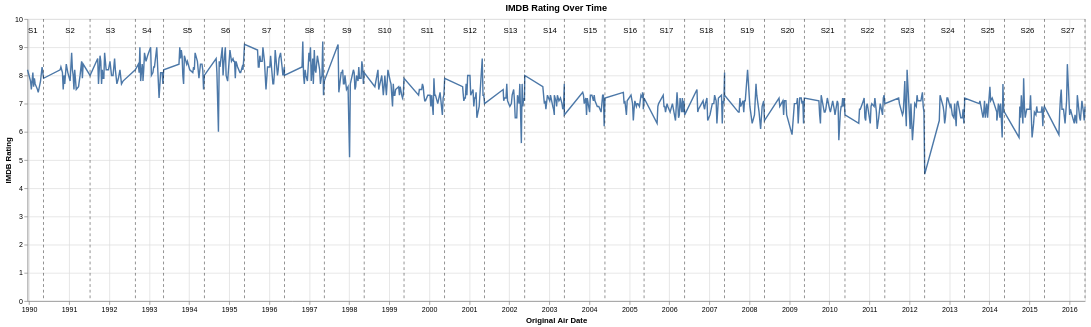

This figure's notebook cell:
### Markdown cell above
# Q1 How have the ratings evolved over time?

### Code cell
line_chart = alt.Chart(df2).mark_line().encode(
    x=alt.X('original_air_date:T', title='Original Air Date'),
    y=alt.Y('imdb_rating:Q', title='IMDB Rating')
).properties(
    title='IMDB Rating Over Time'
)

season_finals = df2[df2['is_last_episode'] == 1].copy()
limit_bounds = alt.Chart(season_finals).mark_rule(color='black', strokeDash=[4, 4], opacity=0.6).encode(
    x=alt.X('original_air_date:T'),
    tooltip=[alt.Tooltip('season:N', title='Season')]
 )

season_ranges = (
    df2.groupby('season', as_index=False)
       .agg(
           start_date=('original_air_date', 'min'),
           end_date=('original_air_date', 'max')
       )
)
season_ranges['end_date'] = pd.to_datetime(season_ranges['end_date'])
season_ranges['start_date'] = pd.to_datetime(season_ranges['start_date'])
season_ranges['mid_date'] = season_ranges['start_date'] + (season_ranges['end_date'] - season_ranges['start_date']) / 3
season_ranges['label_y'] = df2['imdb_rating'].max() * 1.03
season_ranges['season_label'] = 'S' + season_ranges['season'].astype(str)

season_labels = alt.Chart(season_ranges).mark_text(
    dy=-4,
    color='black',
    fontSize=11
).encode(
    x=alt.X('mid_date:T'),
    y=alt.Y('label_y:Q'),
    text=alt.Text('season_label:N', title='Season')
)

chart = line_chart + limit_bounds + season_labels
chart.properties(width=1500, height=400)

### Figure 1 — Vega-Lite specification as saved in the notebook (floating-point values rounded to 4 significant figures; data arrays with more than 128 entries replaced by an {"elided": "..."} marker saying what was removed)
{"config": {"view": {"continuousWidth": 300, "continuousHeight": 300}}, "layer": [{"data": {"name": "data-c193e4284ca5af2801dfe3f252265c71"}, "mark": {"type": "line"}, "encoding": {"x": {"field": "original_air_date", "title": "Original Air Date", "type": "temporal"}, "y": {"field": "imdb_rating", "title": "IMDB Rating", "type": "quantitative"}}, "title": "IMDB Rating Over Time"}, {"data": {"name": "data-5cfd1837278dca078b207895d304a295"}, "mark": {"type": "rule", "color": "black", "opacity": 0.6, "strokeDash": [4, 4]}, "encoding": {"tooltip": [{"field": "season", "title": "Season", "type": "nominal"}], "x": {"field": "original_air_date", "type": "temporal"}}}, {"data": {"name": "data-b928d8ca5c51030fa3145bdc1a4c596e"}, "mark": {"type": "text", "color": "black", "dy": -4, "fontSize": 11}, "encoding": {"text": {"field": "season_label", "title": "Season", "type": "nominal"}, "x": {"field": "mid_date", "type": "temporal"}, "y": {"field": "label_y", "type": "quantitative"}}}], "height": 400, "width": 1500, "$schema": "https://vega.github.io/schema/vega-lite/v5.20.1.json", "datasets": {"data-c193e4284ca5af2801dfe3f252265c71": {"elided": "596 records"}, "data-5cfd1837278dca078b207895d304a295": [{"season": 2, "number_in_season": 22, "number_in_series": 35, "original_air_date": "1991-07-11", "day_aired": "Thursday", "imdb_rating": 8.0, "us_viewers_in_millions": 17.3, "title": "Blood Feud", "is_last_episode": 1}, {"season": 7, "number_in_season": 25, "number_in_series": 153, "original_air_date": "1996-05-19", "day_aired": "Sunday", "imdb_rating": 8.3, "us_viewers_in_millions": 14.7, "title": "Summer of 4 Ft. 2", "is_last_episode": 1}, {"season": 8, "number_in_season": 25, "number_in_series": 178, "original_air_date": "1997-05-18", "day_aired": "Sunday", "imdb_rating": 7.8, "us_viewers_in_millions": 12.7, "title": "The Secret War of Lisa Simpson", "is_last_episode": 1}, {"season": 9, "number_in_season": 25, "number_in_series": 203, "original_air_date": "1998-05-17", "day_aired": "Sunday", "imdb_rating": 8.1, "us_viewers_in_millions": 8.6, "title": "Natural Born Kissers", "is_last_episode": 1}, {"season": 10, "number_in_season": 23, "number_in_series": 226, "original_air_date": "1999-05-16", "day_aired": "Sunday", "imdb_rating": 7.9, "us_viewers_in_millions": 8.0, "title": "Thirty Minutes over Tokyo", "is_last_episode": 1}, {"season": 14, "number_in_season": 22, "number_in_series": 313, "original_air_date": "2003-05-18", "day_aired": "Sunday", "imdb_rating": 7.7, "us_viewers_in_millions": 13.44, "title": "Moe Baby Blues", "is_last_episode": 1}, {"season": 15, "number_in_season": 22, "number_in_series": 335, "original_air_date": "2004-05-23", "day_aired": "Sunday", "imdb_rating": 7.2, "us_viewers_in_millions": 9.2, "title": "Fraudcast News", "is_last_episode": 1}, {"season": 21, "number_in_season": 23, "number_in_series": 464, "original_air_date": "2010-05-23", "day_aired": "Sunday", "imdb_rating": 6.6, "us_viewers_in_millions": 5.74, "title": "Judge Me Tender", "is_last_episode": 1}, {"season": 23, "number_in_season": 22, "number_in_series": 508, "original_air_date": "2012-05-20", "day_aired": "Sunday", "imdb_rating": 4.5, "us_viewers_in_millions": 4.82, "title": "Lisa Goes Gaga", "is_last_episode": 1}, {"season": 25, "number_in_season": 22, "number_in_series": 552, "original_air_date": "2014-05-18", "day_aired": "Sunday", "imdb_rating": 6.7, "us_viewers_in_millions": 3.28, "title": "The Yellow Badge of Cowardge", "is_last_episode": 1}, {"season": 1, "number_in_season": 13, "number_in_series": 13, "original_air_date": "1990-05-13", "day_aired": "Sunday", "imdb_rating": 7.9, "us_viewers_in_millions": 27.1, "title": "Some Enchanted Evening", "is_last_episode": 1}, {"season": 4, "number_in_season": 22, "number_in_series": 81, "original_air_date": "1993-05-13", "day_aired": "Thursday", "imdb_rating": 8.2, "us_viewers_in_millions": 19.4, "title": "Krusty Gets Kancelled", "is_last_episode": 1}, {"season": 5, "number_in_season": 22, "number_in_series": 103, "original_air_date": "1994-05-19", "day_aired": "Thursday", "imdb_rating": 8.0, "us_viewers_in_millions": 15.6, "title": "Secrets of a Successful Marriage", "is_last_episode": 1}, {"season": 11, "number_in_season": 22, "number_in_series": 248, "original_air_date": "2000-05-21", "day_aired": "Sunday", "imdb_rating": 7.9, "us_viewers_in_millions": 8.3, "title": "Behind the Laughter", "is_last_episode": 1}, {"season": 12, "number_in_season": 21, "number_in_series": 269, "original_air_date": "2001-05-20", "day_aired": "Sunday", "imdb_rating": 7.0, "us_viewers_in_millions": 13.4, "title": "Simpsons Tall Tales", "is_last_episode": 1}, {"season": 17, "number_in_season": 22, "number_in_series": 378, "original_air_date": "2006-05-21", "day_aired": "Sunday", "imdb_rating": 6.6, "us_viewers_in_millions": 8.23, "title": "Marge and Homer Turn a Couple Play", "is_last_episode": 1}, {"season": 19, "number_in_season": 20, "number_in_series": 420, "original_air_date": "2008-05-18", "day_aired": "Sunday", "imdb_rating": 6.4, "us_viewers_in_millions": 6.11, "title": "All About Lisa", "is_last_episode": 1}, {"season": 18, "number_in_season": 22, "number_in_series": 400, "original_air_date": "2007-05-20", "day_aired": "Sunday", "imdb_rating": 7.3, "us_viewers_in_millions": 9.8, "title": "You Kent Always Say What You Want", "is_last_episode": 1}, {"season": 24, "number_in_season": 22, "number_in_series": 530, "original_air_date": "2013-05-19", "day_aired": "Sunday", "imdb_rating": 7.0, "us_viewers_in_millions": 4.52, "title": "Dangers on a Train", "is_last_episode": 1}, {"season": 26, "number_in_season": 22, "number_in_series": 574, "original_air_date": "2015-05-17", "day_aired": "Sunday", "imdb_rating": 6.9, "us_viewers_in_millions": 2.82, "title": "Mathlete's Feat", "is_last_episode": 1}, {"season": 3, "number_in_season": 24, "number_in_series": 59, "original_air_date": "1992-08-27", "day_aired": "Thursday", "imdb_rating": 8.2, "us_viewers_in_millions": 17.2, "title": "Brother, Can You Spare Two Dimes?", "is_last_episode": 1}, {"season": 6, "number_in_season": 25, "number_in_series": 128, "original_air_date": "1995-05-21", "day_aired": "Sunday", "imdb_rating": 9.1, "us_viewers_in_millions": 15.0, "title": "Who Shot Mr. Burns? (Part One)", "is_last_episode": 1}, {"season": 13, "number_in_season": 22, "number_in_series": 291, "original_air_date": "2002-05-22", "day_aired": "Wednesday", "imdb_rating": 8.0, "us_viewers_in_millions": 8.2, "title": "Poppa's Got a Brand New Badge", "is_last_episode": 1}, {"season": 20, "number_in_season": 21, "number_in_series": 441, "original_air_date": "2009-05-17", "day_aired": "Sunday", "imdb_rating": 7.2, "us_viewers_in_millions": 5.86, "title": "Coming to Homerica", "is_last_episode": 1}, {"season": 27, "number_in_season": 22, "number_in_series": 596, "original_air_date": "2016-05-22", "day_aired": "Sunday", "imdb_rating": 6.9, "us_viewers_in_millions": 2.54, "title": "Orange Is the New Yellow", "is_last_episode": 1}, {"season": 16, "number_in_season": 21, "number_in_series": 356, "original_air_date": "2005-05-15", "day_aired": "Sunday", "imdb_rating": 7.2, "us_viewers_in_millions": 9.69, "title": "The Father, the Son, and the Holy Guest Star", "is_last_episode": 1}, {"season": 22, "number_in_season": 22, "number_in_series": 486, "original_air_date": "2011-05-22", "day_aired": "Sunday", "imdb_rating": 7.0, "us_viewers_in_millions": 5.25, "title": "The Ned-Liest Catch", "is_last_episode": 1}], "data-b928d8ca5c51030fa3145bdc1a4c596e": [{"season": 1, "start_date": "1989-12-17T00:00:00", "end_date": "1990-05-13T00:00:00", "mid_date": "1990-02-04T00:00:00", "label_y": 9.476, "season_label": "S1"}, {"season": 2, "start_date": "1990-10-11T00:00:00", "end_date": "1991-07-11T00:00:00", "mid_date": "1991-01-10T00:00:00", "label_y": 9.476, "season_label": "S2"}, {"season": 3, "start_date": "1991-09-19T00:00:00", "end_date": "1992-08-27T00:00:00", "mid_date": "1992-01-11T08:00:00", "label_y": 9.476, "season_label": "S3"}, {"season": 4, "start_date": "1992-09-24T00:00:00", "end_date": "1993-05-13T00:00:00", "mid_date": "1992-12-10T00:00:00", "label_y": 9.476, "season_label": "S4"}, {"season": 5, "start_date": "1993-09-30T00:00:00", "end_date": "1994-05-19T00:00:00", "mid_date": "1993-12-16T00:00:00", "label_y": 9.476, "season_label": "S5"}, {"season": 6, "start_date": "1994-09-04T00:00:00", "end_date": "1995-05-21T00:00:00", "mid_date": "1994-11-29T08:00:00", "label_y": 9.476, "season_label": "S6"}, {"season": 7, "start_date": "1995-09-17T00:00:00", "end_date": "1996-05-19T00:00:00", "mid_date": "1995-12-07T16:00:00", "label_y": 9.476, "season_label": "S7"}, {"season": 8, "start_date": "1996-10-27T00:00:00", "end_date": "1997-05-18T00:00:00", "mid_date": "1997-01-02T16:00:00", "label_y": 9.476, "season_label": "S8"}, {"season": 9, "start_date": "1997-09-21T00:00:00", "end_date": "1998-05-17T00:00:00", "mid_date": "1997-12-09T08:00:00", "label_y": 9.476, "season_label": "S9"}, {"season": 10, "start_date": "1998-08-23T00:00:00", "end_date": "1999-05-16T00:00:00", "mid_date": "1998-11-19T16:00:00", "label_y": 9.476, "season_label": "S10"}, {"season": 11, "start_date": "1999-09-26T00:00:00", "end_date": "2000-05-21T00:00:00", "mid_date": "1999-12-14T08:00:00", "label_y": 9.476, "season_label": "S11"}, {"season": 12, "start_date": "2000-11-01T00:00:00", "end_date": "2001-05-20T00:00:00", "mid_date": "2001-01-06T16:00:00", "label_y": 9.476, "season_label": "S12"}, {"season": 13, "start_date": "2001-11-06T00:00:00", "end_date": "2002-05-22T00:00:00", "mid_date": "2002-01-10T16:00:00", "label_y": 9.476, "season_label": "S13"}, {"season": 14, "start_date": "2002-11-03T00:00:00", "end_date": "2003-05-18T00:00:00", "mid_date": "2003-01-07T08:00:00", "label_y": 9.476, "season_label": "S14"}, {"season": 15, "start_date": "2003-11-02T00:00:00", "end_date": "2004-05-23T00:00:00", "mid_date": "2004-01-08T16:00:00", "label_y": 9.476, "season_label": "S15"}, {"season": 16, "start_date": "2004-11-07T00:00:00", "end_date": "2005-05-15T00:00:00", "mid_date": "2005-01-09T00:00:00", "label_y": 9.476, "season_label": "S16"}, {"season": 17, "start_date": "2005-09-11T00:00:00", "end_date": "2006-05-21T00:00:00", "mid_date": "2005-12-04T00:00:00", "label_y": 9.476, "season_label": "S17"}, {"season": 18, "start_date": "2006-09-10T00:00:00", "end_date": "2007-05-20T00:00:00", "mid_date": "2006-12-03T00:00:00", "label_y": 9.476, "season_label": "S18"}, {"season": 19, "start_date": "2007-09-23T00:00:00", "end_date": "2008-05-18T00:00:00", "mid_date": "2007-12-11T08:00:00", "label_y": 9.476, "season_label": "S19"}, {"season": 20, "start_date": "2008-09-28T00:00:00", "end_date": "2009-05-17T00:00:00", "mid_date": "2008-12-14T00:00:00", "label_y": 9.476, "season_label": "S20"}, {"season": 21, "start_date": "2009-09-27T00:00:00", "end_date": "2010-05-23T00:00:00", "mid_date": "2009-12-15T08:00:00", "label_y": 9.476, "season_label": "S21"}, {"season": 22, "start_date": "2010-09-26T00:00:00", "end_date": "2011-05-22T00:00:00", "mid_date": "2010-12-14T08:00:00", "label_y": 9.476, "season_label": "S22"}, {"season": 23, "start_date": "2011-09-25T00:00:00", "end_date": "2012-05-20T00:00:00", "mid_date": "2011-12-13T08:00:00", "label_y": 9.476, "season_label": "S23"}, {"season": 24, "start_date": "2012-09-30T00:00:00", "end_date": "2013-05-19T00:00:00", "mid_date": "2012-12-16T00:00:00", "label_y": 9.476, "season_label": "S24"}, {"season": 25, "start_date": "2013-09-29T00:00:00", "end_date": "2014-05-18T00:00:00", "mid_date": "2013-12-15T00:00:00", "label_y": 9.476, "season_label": "S25"}, {"season": 26, "start_date": "2014-09-28T00:00:00", "end_date": "2015-05-17T00:00:00", "mid_date": "2014-12-14T00:00:00", "label_y": 9.476, "season_label": "S26"}, {"season": 27, "start_date": "2015-09-27T00:00:00", "end_date": "2016-05-22T00:00:00", "mid_date": "2015-12-15T08:00:00", "label_y": 9.476, "season_label": "S27"}]}}
